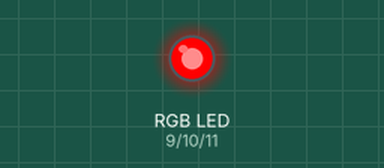
Bench run of a sketch on a simulated Arduino Uno, built with avr-gcc and run on an emulated ATmega328P. Parts: an RGB LED mixed from three pins (HIGH = lit).

Above: at 0.2 s.
At 1.2 s:
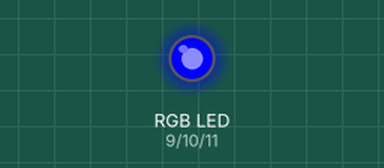
At 2.7 s:
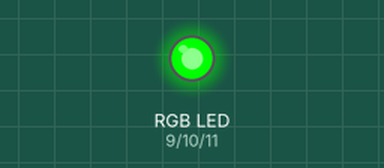
At 3.7 s:
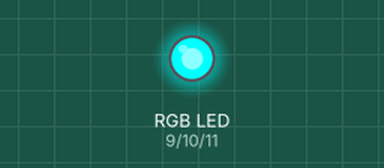
Timing chart, 0 to 4.6 s (numbered marks = the images above):
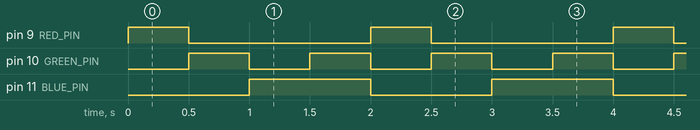

The sketch:

4.s20_RGB_LED_Set.ino
```cpp
// RGB LED pins
const int RED_PIN   = 9;
const int GREEN_PIN = 10;
const int BLUE_PIN  = 11;

void setup() {
  pinMode(RED_PIN, OUTPUT);
  pinMode(GREEN_PIN, OUTPUT);
  pinMode(BLUE_PIN, OUTPUT);
}

void loop() {

  // Red
  analogWrite(RED_PIN, 255);
  analogWrite(GREEN_PIN, 0);
  analogWrite(BLUE_PIN, 0);
  delay(500);

  // Green
  analogWrite(RED_PIN, 0);
  analogWrite(GREEN_PIN, 255);
  analogWrite(BLUE_PIN, 0);
  delay(500);

  // Blue
  analogWrite(RED_PIN, 0);
  analogWrite(GREEN_PIN, 0);
  analogWrite(BLUE_PIN, 255);
  delay(500);

  // Cyan (Green + Blue)
  analogWrite(RED_PIN, 0);
  analogWrite(GREEN_PIN, 255);
  analogWrite(BLUE_PIN, 255);
  delay(500);
}
```

Measured:
- by itself, pin 9 (RED_PIN): alternates HIGH for 0.50 s and LOW for 1.5 s
- by itself, pin 10 (GREEN_PIN): alternates HIGH for 0.50 s and LOW for 0.50 s
- by itself, pin 11 (BLUE_PIN): alternates HIGH for 1.0 s and LOW for 1.0 s
